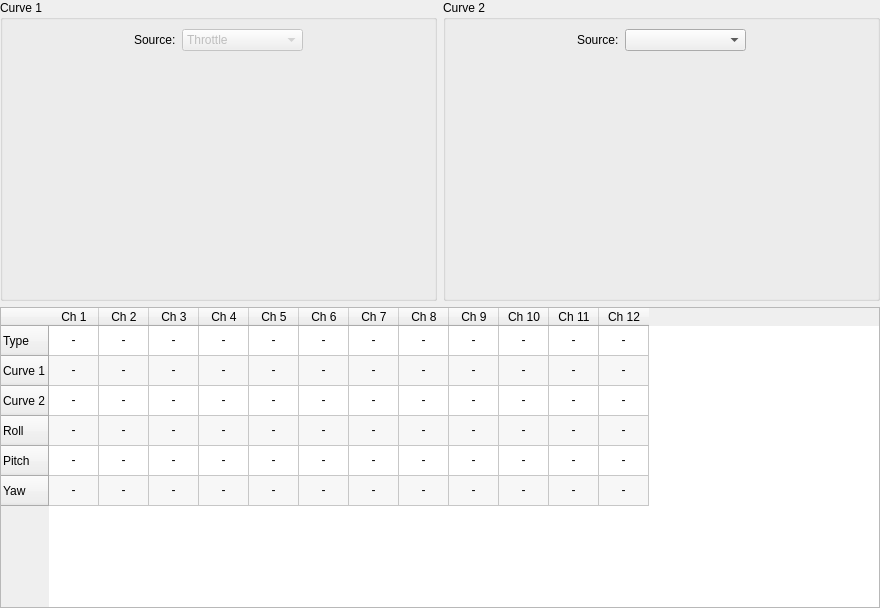
<?xml version="1.0" encoding="UTF-8"?>
<ui version="4.0">
 <class>CustomConfigWidget</class>
 <widget class="QWidget" name="CustomConfigWidget">
  <property name="geometry">
   <rect>
    <x>0</x>
    <y>0</y>
    <width>880</width>
    <height>608</height>
   </rect>
  </property>
  <property name="windowTitle">
   <string>Form</string>
  </property>
  <layout class="QVBoxLayout" name="verticalLayout_10">
   <property name="leftMargin">
    <number>0</number>
   </property>
   <property name="topMargin">
    <number>0</number>
   </property>
   <property name="rightMargin">
    <number>0</number>
   </property>
   <property name="bottomMargin">
    <number>0</number>
   </property>
   <item>
    <layout class="QHBoxLayout" name="horizontalLayout_14">
     <property name="rightMargin">
      <number>0</number>
     </property>
     <item>
      <widget class="QGroupBox" name="groupBox_4">
       <property name="sizePolicy">
        <sizepolicy hsizetype="Preferred" vsizetype="Preferred">
         <horstretch>0</horstretch>
         <verstretch>0</verstretch>
        </sizepolicy>
       </property>
       <property name="title">
        <string>Curve 1</string>
       </property>
       <layout class="QVBoxLayout" name="verticalLayout">
        <item>
         <layout class="QHBoxLayout" name="horizontalLayout_2">
          <property name="topMargin">
           <number>0</number>
          </property>
          <item>
           <spacer name="horizontalSpacer_5">
            <property name="orientation">
             <enum>Qt::Horizontal</enum>
            </property>
            <property name="sizeHint" stdset="0">
             <size>
              <width>40</width>
              <height>20</height>
             </size>
            </property>
           </spacer>
          </item>
          <item>
           <widget class="QLabel" name="label">
            <property name="text">
             <string>Source:</string>
            </property>
           </widget>
          </item>
          <item>
           <widget class="QComboBox" name="comboBox">
            <property name="enabled">
             <bool>false</bool>
            </property>
            <property name="sizePolicy">
             <sizepolicy hsizetype="Expanding" vsizetype="Fixed">
              <horstretch>0</horstretch>
              <verstretch>0</verstretch>
             </sizepolicy>
            </property>
            <property name="toolTip">
             <string>The source of Curve 1 will always be Throttle</string>
            </property>
            <item>
             <property name="text">
              <string>Throttle</string>
             </property>
            </item>
           </widget>
          </item>
          <item>
           <spacer name="horizontalSpacer_3">
            <property name="orientation">
             <enum>Qt::Horizontal</enum>
            </property>
            <property name="sizeHint" stdset="0">
             <size>
              <width>40</width>
              <height>20</height>
             </size>
            </property>
           </spacer>
          </item>
         </layout>
        </item>
        <item>
         <widget class="MixerCurve" name="customThrottle1Curve" native="true">
          <property name="sizePolicy">
           <sizepolicy hsizetype="MinimumExpanding" vsizetype="MinimumExpanding">
            <horstretch>1</horstretch>
            <verstretch>1</verstretch>
           </sizepolicy>
          </property>
          <property name="minimumSize">
           <size>
            <width>50</width>
            <height>50</height>
           </size>
          </property>
          <property name="maximumSize">
           <size>
            <width>1000</width>
            <height>1000</height>
           </size>
          </property>
          <property name="sizeIncrement">
           <size>
            <width>10</width>
            <height>10</height>
           </size>
          </property>
          <property name="baseSize">
           <size>
            <width>300</width>
            <height>350</height>
           </size>
          </property>
         </widget>
        </item>
       </layout>
      </widget>
     </item>
     <item>
      <widget class="QGroupBox" name="groupBox_5">
       <property name="title">
        <string>Curve 2</string>
       </property>
       <layout class="QVBoxLayout" name="verticalLayout_17">
        <item>
         <layout class="QHBoxLayout" name="horizontalLayout_3">
          <property name="topMargin">
           <number>0</number>
          </property>
          <item>
           <spacer name="horizontalSpacer_6">
            <property name="orientation">
             <enum>Qt::Horizontal</enum>
            </property>
            <property name="sizeHint" stdset="0">
             <size>
              <width>40</width>
              <height>20</height>
             </size>
            </property>
           </spacer>
          </item>
          <item>
           <widget class="QLabel" name="label_2">
            <property name="text">
             <string>Source:</string>
            </property>
           </widget>
          </item>
          <item>
           <widget class="QComboBox" name="curve2SourceCombo">
            <property name="enabled">
             <bool>true</bool>
            </property>
            <property name="sizePolicy">
             <sizepolicy hsizetype="Expanding" vsizetype="Fixed">
              <horstretch>0</horstretch>
              <verstretch>0</verstretch>
             </sizepolicy>
            </property>
           </widget>
          </item>
          <item>
           <spacer name="horizontalSpacer_4">
            <property name="orientation">
             <enum>Qt::Horizontal</enum>
            </property>
            <property name="sizeHint" stdset="0">
             <size>
              <width>40</width>
              <height>20</height>
             </size>
            </property>
           </spacer>
          </item>
         </layout>
        </item>
        <item>
         <widget class="MixerCurve" name="customThrottle2Curve" native="true">
          <property name="sizePolicy">
           <sizepolicy hsizetype="MinimumExpanding" vsizetype="MinimumExpanding">
            <horstretch>1</horstretch>
            <verstretch>1</verstretch>
           </sizepolicy>
          </property>
          <property name="minimumSize">
           <size>
            <width>50</width>
            <height>50</height>
           </size>
          </property>
          <property name="maximumSize">
           <size>
            <width>1000</width>
            <height>1000</height>
           </size>
          </property>
          <property name="sizeIncrement">
           <size>
            <width>10</width>
            <height>10</height>
           </size>
          </property>
          <property name="baseSize">
           <size>
            <width>300</width>
            <height>350</height>
           </size>
          </property>
         </widget>
        </item>
       </layout>
      </widget>
     </item>
    </layout>
   </item>
   <item>
    <layout class="QHBoxLayout" name="horizontalLayout">
     <property name="rightMargin">
      <number>0</number>
     </property>
     <property name="bottomMargin">
      <number>0</number>
     </property>
     <item>
      <widget class="QTableWidget" name="customMixerTable">
       <property name="sizePolicy">
        <sizepolicy hsizetype="MinimumExpanding" vsizetype="MinimumExpanding">
         <horstretch>0</horstretch>
         <verstretch>0</verstretch>
        </sizepolicy>
       </property>
       <property name="editTriggers">
        <set>QAbstractItemView::NoEditTriggers</set>
       </property>
       <property name="alternatingRowColors">
        <bool>true</bool>
       </property>
       <property name="selectionMode">
        <enum>QAbstractItemView::NoSelection</enum>
       </property>
       <property name="columnCount">
        <number>12</number>
       </property>
       <attribute name="horizontalHeaderDefaultSectionSize">
        <number>50</number>
       </attribute>
       <attribute name="horizontalHeaderStretchLastSection">
        <bool>false</bool>
       </attribute>
       <row>
        <property name="text">
         <string>Type</string>
        </property>
       </row>
       <row>
        <property name="text">
         <string>Curve 1</string>
        </property>
       </row>
       <row>
        <property name="text">
         <string>Curve 2</string>
        </property>
       </row>
       <row>
        <property name="text">
         <string>Roll</string>
        </property>
       </row>
       <row>
        <property name="text">
         <string>Pitch</string>
        </property>
       </row>
       <row>
        <property name="text">
         <string>Yaw</string>
        </property>
       </row>
       <column>
        <property name="text">
         <string>Ch 1</string>
        </property>
       </column>
       <column>
        <property name="text">
         <string>Ch 2</string>
        </property>
       </column>
       <column>
        <property name="text">
         <string>Ch 3</string>
        </property>
       </column>
       <column>
        <property name="text">
         <string>Ch 4</string>
        </property>
       </column>
       <column>
        <property name="text">
         <string>Ch 5</string>
        </property>
       </column>
       <column>
        <property name="text">
         <string>Ch 6</string>
        </property>
       </column>
       <column>
        <property name="text">
         <string>Ch 7</string>
        </property>
       </column>
       <column>
        <property name="text">
         <string>Ch 8</string>
        </property>
       </column>
       <column>
        <property name="text">
         <string>Ch 9</string>
        </property>
       </column>
       <column>
        <property name="text">
         <string>Ch 10</string>
        </property>
       </column>
       <column>
        <property name="text">
         <string>Ch 11</string>
        </property>
       </column>
       <column>
        <property name="text">
         <string>Ch 12</string>
        </property>
       </column>
       <item row="0" column="0">
        <property name="text">
         <string>-</string>
        </property>
        <property name="textAlignment">
         <set>AlignHCenter|AlignVCenter|AlignCenter</set>
        </property>
       </item>
       <item row="0" column="1">
        <property name="text">
         <string>-</string>
        </property>
        <property name="textAlignment">
         <set>AlignHCenter|AlignVCenter|AlignCenter</set>
        </property>
       </item>
       <item row="0" column="2">
        <property name="text">
         <string>-</string>
        </property>
        <property name="textAlignment">
         <set>AlignHCenter|AlignVCenter|AlignCenter</set>
        </property>
       </item>
       <item row="0" column="3">
        <property name="text">
         <string>-</string>
        </property>
        <property name="textAlignment">
         <set>AlignHCenter|AlignVCenter|AlignCenter</set>
        </property>
       </item>
       <item row="0" column="4">
        <property name="text">
         <string>-</string>
        </property>
        <property name="textAlignment">
         <set>AlignHCenter|AlignVCenter|AlignCenter</set>
        </property>
       </item>
       <item row="0" column="5">
        <property name="text">
         <string>-</string>
        </property>
        <property name="textAlignment">
         <set>AlignHCenter|AlignVCenter|AlignCenter</set>
        </property>
       </item>
       <item row="0" column="6">
        <property name="text">
         <string>-</string>
        </property>
        <property name="textAlignment">
         <set>AlignHCenter|AlignVCenter|AlignCenter</set>
        </property>
       </item>
       <item row="0" column="7">
        <property name="text">
         <string>-</string>
        </property>
        <property name="textAlignment">
         <set>AlignHCenter|AlignVCenter|AlignCenter</set>
        </property>
       </item>
       <item row="0" column="8">
        <property name="text">
         <string>-</string>
        </property>
        <property name="textAlignment">
         <set>AlignHCenter|AlignVCenter|AlignCenter</set>
        </property>
       </item>
       <item row="0" column="9">
        <property name="text">
         <string>-</string>
        </property>
        <property name="textAlignment">
         <set>AlignHCenter|AlignVCenter|AlignCenter</set>
        </property>
       </item>
       <item row="0" column="10">
        <property name="text">
         <string>-</string>
        </property>
        <property name="textAlignment">
         <set>AlignHCenter|AlignVCenter|AlignCenter</set>
        </property>
       </item>
       <item row="0" column="11">
        <property name="text">
         <string>-</string>
        </property>
        <property name="textAlignment">
         <set>AlignHCenter|AlignVCenter|AlignCenter</set>
        </property>
       </item>
       <item row="1" column="0">
        <property name="text">
         <string>-</string>
        </property>
        <property name="textAlignment">
         <set>AlignHCenter|AlignVCenter|AlignCenter</set>
        </property>
       </item>
       <item row="1" column="1">
        <property name="text">
         <string>-</string>
        </property>
        <property name="textAlignment">
         <set>AlignHCenter|AlignVCenter|AlignCenter</set>
        </property>
       </item>
       <item row="1" column="2">
        <property name="text">
         <string>-</string>
        </property>
        <property name="textAlignment">
         <set>AlignHCenter|AlignVCenter|AlignCenter</set>
        </property>
       </item>
       <item row="1" column="3">
        <property name="text">
         <string>-</string>
        </property>
        <property name="textAlignment">
         <set>AlignHCenter|AlignVCenter|AlignCenter</set>
        </property>
       </item>
       <item row="1" column="4">
        <property name="text">
         <string>-</string>
        </property>
        <property name="textAlignment">
         <set>AlignHCenter|AlignVCenter|AlignCenter</set>
        </property>
       </item>
       <item row="1" column="5">
        <property name="text">
         <string>-</string>
        </property>
        <property name="textAlignment">
         <set>AlignHCenter|AlignVCenter|AlignCenter</set>
        </property>
       </item>
       <item row="1" column="6">
        <property name="text">
         <string>-</string>
        </property>
        <property name="textAlignment">
         <set>AlignHCenter|AlignVCenter|AlignCenter</set>
        </property>
       </item>
       <item row="1" column="7">
        <property name="text">
         <string>-</string>
        </property>
        <property name="textAlignment">
         <set>AlignHCenter|AlignVCenter|AlignCenter</set>
        </property>
       </item>
       <item row="1" column="8">
        <property name="text">
         <string>-</string>
        </property>
        <property name="textAlignment">
         <set>AlignHCenter|AlignVCenter|AlignCenter</set>
        </property>
       </item>
       <item row="1" column="9">
        <property name="text">
         <string>-</string>
        </property>
        <property name="textAlignment">
         <set>AlignHCenter|AlignVCenter|AlignCenter</set>
        </property>
       </item>
       <item row="1" column="10">
        <property name="text">
         <string>-</string>
        </property>
        <property name="textAlignment">
         <set>AlignHCenter|AlignVCenter|AlignCenter</set>
        </property>
       </item>
       <item row="1" column="11">
        <property name="text">
         <string>-</string>
        </property>
        <property name="textAlignment">
         <set>AlignHCenter|AlignVCenter|AlignCenter</set>
        </property>
       </item>
       <item row="2" column="0">
        <property name="text">
         <string>-</string>
        </property>
        <property name="textAlignment">
         <set>AlignHCenter|AlignVCenter|AlignCenter</set>
        </property>
       </item>
       <item row="2" column="1">
        <property name="text">
         <string>-</string>
        </property>
        <property name="textAlignment">
         <set>AlignHCenter|AlignVCenter|AlignCenter</set>
        </property>
       </item>
       <item row="2" column="2">
        <property name="text">
         <string>-</string>
        </property>
        <property name="textAlignment">
         <set>AlignHCenter|AlignVCenter|AlignCenter</set>
        </property>
       </item>
       <item row="2" column="3">
        <property name="text">
         <string>-</string>
        </property>
        <property name="textAlignment">
         <set>AlignHCenter|AlignVCenter|AlignCenter</set>
        </property>
       </item>
       <item row="2" column="4">
        <property name="text">
         <string>-</string>
        </property>
        <property name="textAlignment">
         <set>AlignHCenter|AlignVCenter|AlignCenter</set>
        </property>
       </item>
       <item row="2" column="5">
        <property name="text">
         <string>-</string>
        </property>
        <property name="textAlignment">
         <set>AlignHCenter|AlignVCenter|AlignCenter</set>
        </property>
       </item>
       <item row="2" column="6">
        <property name="text">
         <string>-</string>
        </property>
        <property name="textAlignment">
         <set>AlignHCenter|AlignVCenter|AlignCenter</set>
        </property>
       </item>
       <item row="2" column="7">
        <property name="text">
         <string>-</string>
        </property>
        <property name="textAlignment">
         <set>AlignHCenter|AlignVCenter|AlignCenter</set>
        </property>
       </item>
       <item row="2" column="8">
        <property name="text">
         <string>-</string>
        </property>
        <property name="textAlignment">
         <set>AlignHCenter|AlignVCenter|AlignCenter</set>
        </property>
       </item>
       <item row="2" column="9">
        <property name="text">
         <string>-</string>
        </property>
        <property name="textAlignment">
         <set>AlignHCenter|AlignVCenter|AlignCenter</set>
        </property>
       </item>
       <item row="2" column="10">
        <property name="text">
         <string>-</string>
        </property>
        <property name="textAlignment">
         <set>AlignHCenter|AlignVCenter|AlignCenter</set>
        </property>
       </item>
       <item row="2" column="11">
        <property name="text">
         <string>-</string>
        </property>
        <property name="textAlignment">
         <set>AlignHCenter|AlignVCenter|AlignCenter</set>
        </property>
       </item>
       <item row="3" column="0">
        <property name="text">
         <string>-</string>
        </property>
        <property name="textAlignment">
         <set>AlignHCenter|AlignVCenter|AlignCenter</set>
        </property>
       </item>
       <item row="3" column="1">
        <property name="text">
         <string>-</string>
        </property>
        <property name="textAlignment">
         <set>AlignHCenter|AlignVCenter|AlignCenter</set>
        </property>
       </item>
       <item row="3" column="2">
        <property name="text">
         <string>-</string>
        </property>
        <property name="textAlignment">
         <set>AlignHCenter|AlignVCenter|AlignCenter</set>
        </property>
       </item>
       <item row="3" column="3">
        <property name="text">
         <string>-</string>
        </property>
        <property name="textAlignment">
         <set>AlignHCenter|AlignVCenter|AlignCenter</set>
        </property>
       </item>
       <item row="3" column="4">
        <property name="text">
         <string>-</string>
        </property>
        <property name="textAlignment">
         <set>AlignHCenter|AlignVCenter|AlignCenter</set>
        </property>
       </item>
       <item row="3" column="5">
        <property name="text">
         <string>-</string>
        </property>
        <property name="textAlignment">
         <set>AlignHCenter|AlignVCenter|AlignCenter</set>
        </property>
       </item>
       <item row="3" column="6">
        <property name="text">
         <string>-</string>
        </property>
        <property name="textAlignment">
         <set>AlignHCenter|AlignVCenter|AlignCenter</set>
        </property>
       </item>
       <item row="3" column="7">
        <property name="text">
         <string>-</string>
        </property>
        <property name="textAlignment">
         <set>AlignHCenter|AlignVCenter|AlignCenter</set>
        </property>
       </item>
       <item row="3" column="8">
        <property name="text">
         <string>-</string>
        </property>
        <property name="textAlignment">
         <set>AlignHCenter|AlignVCenter|AlignCenter</set>
        </property>
       </item>
       <item row="3" column="9">
        <property name="text">
         <string>-</string>
        </property>
        <property name="textAlignment">
         <set>AlignHCenter|AlignVCenter|AlignCenter</set>
        </property>
       </item>
       <item row="3" column="10">
        <property name="text">
         <string>-</string>
        </property>
        <property name="textAlignment">
         <set>AlignHCenter|AlignVCenter|AlignCenter</set>
        </property>
       </item>
       <item row="3" column="11">
        <property name="text">
         <string>-</string>
        </property>
        <property name="textAlignment">
         <set>AlignHCenter|AlignVCenter|AlignCenter</set>
        </property>
       </item>
       <item row="4" column="0">
        <property name="text">
         <string>-</string>
        </property>
        <property name="textAlignment">
         <set>AlignHCenter|AlignVCenter|AlignCenter</set>
        </property>
       </item>
       <item row="4" column="1">
        <property name="text">
         <string>-</string>
        </property>
        <property name="textAlignment">
         <set>AlignHCenter|AlignVCenter|AlignCenter</set>
        </property>
       </item>
       <item row="4" column="2">
        <property name="text">
         <string>-</string>
        </property>
        <property name="textAlignment">
         <set>AlignHCenter|AlignVCenter|AlignCenter</set>
        </property>
       </item>
       <item row="4" column="3">
        <property name="text">
         <string>-</string>
        </property>
        <property name="textAlignment">
         <set>AlignHCenter|AlignVCenter|AlignCenter</set>
        </property>
       </item>
       <item row="4" column="4">
        <property name="text">
         <string>-</string>
        </property>
        <property name="textAlignment">
         <set>AlignHCenter|AlignVCenter|AlignCenter</set>
        </property>
       </item>
       <item row="4" column="5">
        <property name="text">
         <string>-</string>
        </property>
        <property name="textAlignment">
         <set>AlignHCenter|AlignVCenter|AlignCenter</set>
        </property>
       </item>
       <item row="4" column="6">
        <property name="text">
         <string>-</string>
        </property>
        <property name="textAlignment">
         <set>AlignHCenter|AlignVCenter|AlignCenter</set>
        </property>
       </item>
       <item row="4" column="7">
        <property name="text">
         <string>-</string>
        </property>
        <property name="textAlignment">
         <set>AlignHCenter|AlignVCenter|AlignCenter</set>
        </property>
       </item>
       <item row="4" column="8">
        <property name="text">
         <string>-</string>
        </property>
        <property name="textAlignment">
         <set>AlignHCenter|AlignVCenter|AlignCenter</set>
        </property>
       </item>
       <item row="4" column="9">
        <property name="text">
         <string>-</string>
        </property>
        <property name="textAlignment">
         <set>AlignHCenter|AlignVCenter|AlignCenter</set>
        </property>
       </item>
       <item row="4" column="10">
        <property name="text">
         <string>-</string>
        </property>
        <property name="textAlignment">
         <set>AlignHCenter|AlignVCenter|AlignCenter</set>
        </property>
       </item>
       <item row="4" column="11">
        <property name="text">
         <string>-</string>
        </property>
        <property name="textAlignment">
         <set>AlignHCenter|AlignVCenter|AlignCenter</set>
        </property>
       </item>
       <item row="5" column="0">
        <property name="text">
         <string>-</string>
        </property>
        <property name="textAlignment">
         <set>AlignHCenter|AlignVCenter|AlignCenter</set>
        </property>
       </item>
       <item row="5" column="1">
        <property name="text">
         <string>-</string>
        </property>
        <property name="textAlignment">
         <set>AlignHCenter|AlignVCenter|AlignCenter</set>
        </property>
       </item>
       <item row="5" column="2">
        <property name="text">
         <string>-</string>
        </property>
        <property name="textAlignment">
         <set>AlignHCenter|AlignVCenter|AlignCenter</set>
        </property>
       </item>
       <item row="5" column="3">
        <property name="text">
         <string>-</string>
        </property>
        <property name="textAlignment">
         <set>AlignHCenter|AlignVCenter|AlignCenter</set>
        </property>
       </item>
       <item row="5" column="4">
        <property name="text">
         <string>-</string>
        </property>
        <property name="textAlignment">
         <set>AlignHCenter|AlignVCenter|AlignCenter</set>
        </property>
       </item>
       <item row="5" column="5">
        <property name="text">
         <string>-</string>
        </property>
        <property name="textAlignment">
         <set>AlignHCenter|AlignVCenter|AlignCenter</set>
        </property>
       </item>
       <item row="5" column="6">
        <property name="text">
         <string>-</string>
        </property>
        <property name="textAlignment">
         <set>AlignHCenter|AlignVCenter|AlignCenter</set>
        </property>
       </item>
       <item row="5" column="7">
        <property name="text">
         <string>-</string>
        </property>
        <property name="textAlignment">
         <set>AlignHCenter|AlignVCenter|AlignCenter</set>
        </property>
       </item>
       <item row="5" column="8">
        <property name="text">
         <string>-</string>
        </property>
        <property name="textAlignment">
         <set>AlignHCenter|AlignVCenter|AlignCenter</set>
        </property>
       </item>
       <item row="5" column="9">
        <property name="text">
         <string>-</string>
        </property>
        <property name="textAlignment">
         <set>AlignHCenter|AlignVCenter|AlignCenter</set>
        </property>
       </item>
       <item row="5" column="10">
        <property name="text">
         <string>-</string>
        </property>
        <property name="textAlignment">
         <set>AlignHCenter|AlignVCenter|AlignCenter</set>
        </property>
       </item>
       <item row="5" column="11">
        <property name="text">
         <string>-</string>
        </property>
        <property name="textAlignment">
         <set>AlignHCenter|AlignVCenter|AlignCenter</set>
        </property>
       </item>
      </widget>
     </item>
    </layout>
   </item>
  </layout>
 </widget>
 <customwidgets>
  <customwidget>
   <class>MixerCurve</class>
   <extends>QWidget</extends>
   <header location="global">mixercurve.h</header>
   <container>1</container>
  </customwidget>
 </customwidgets>
 <resources/>
 <connections/>
</ui>
